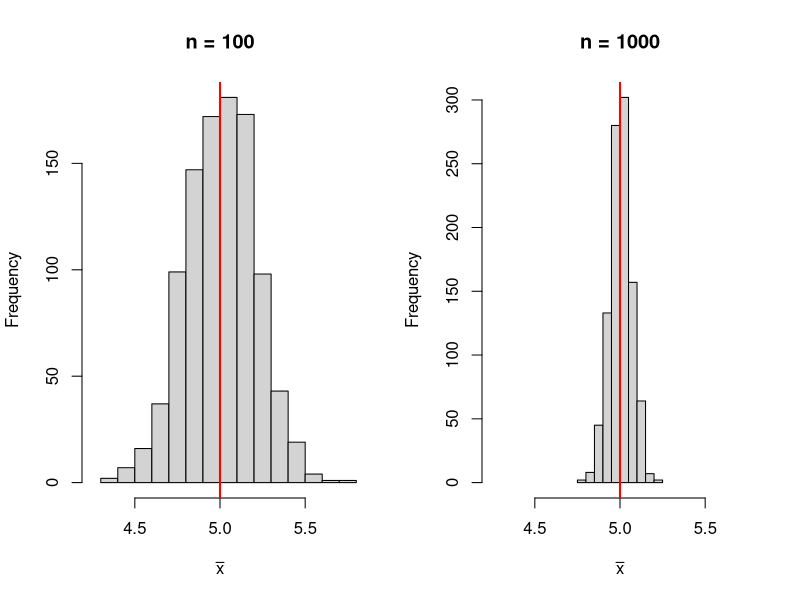
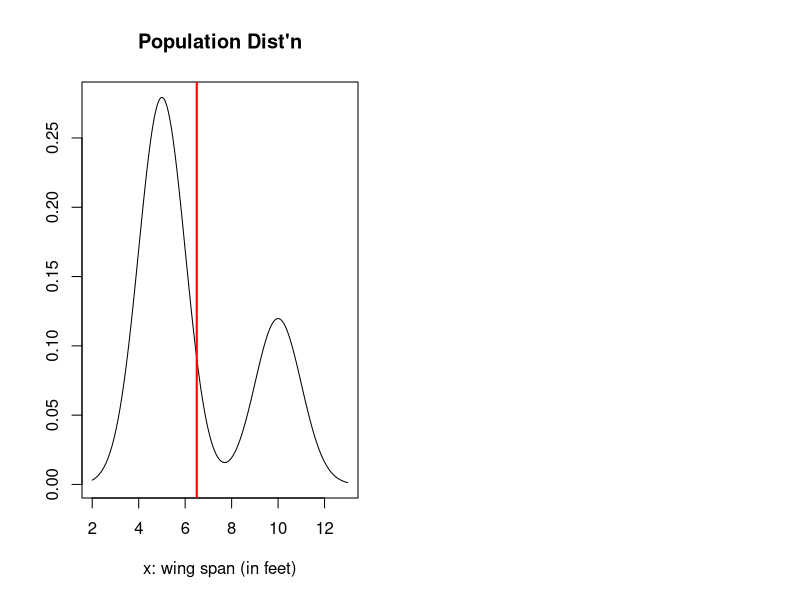
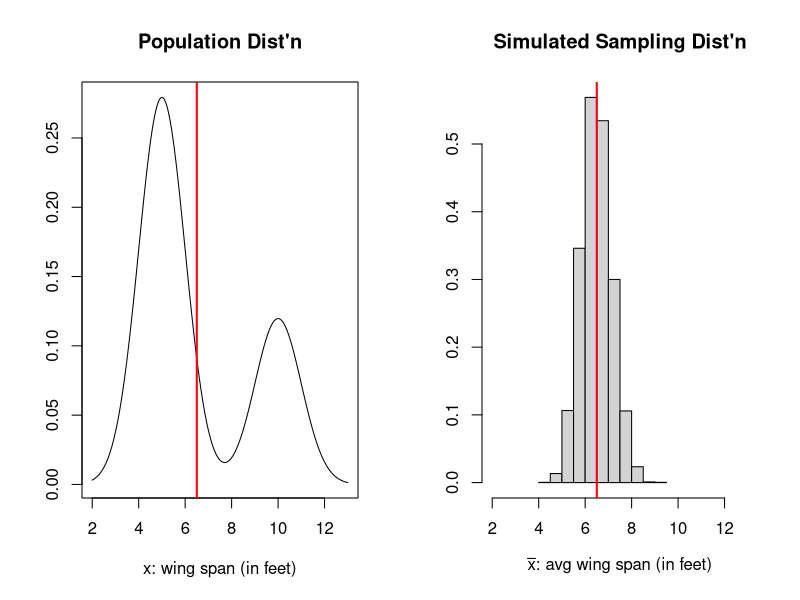
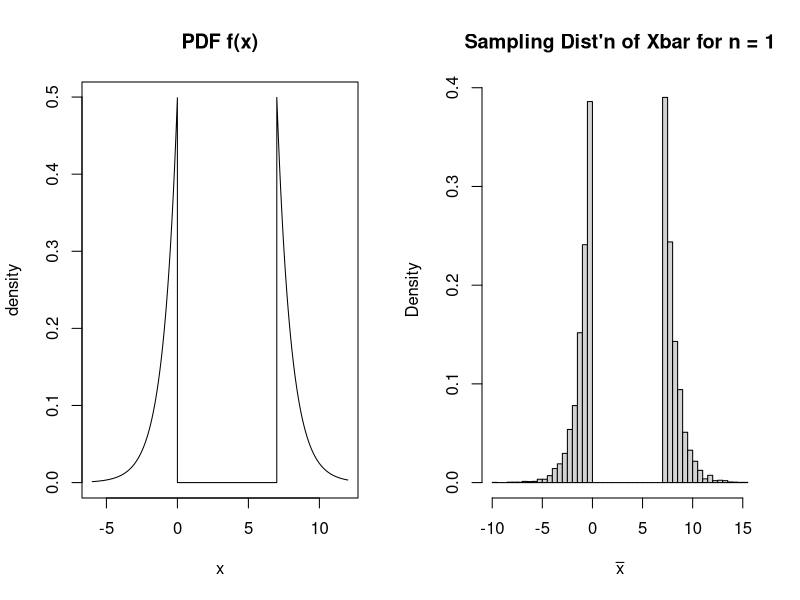
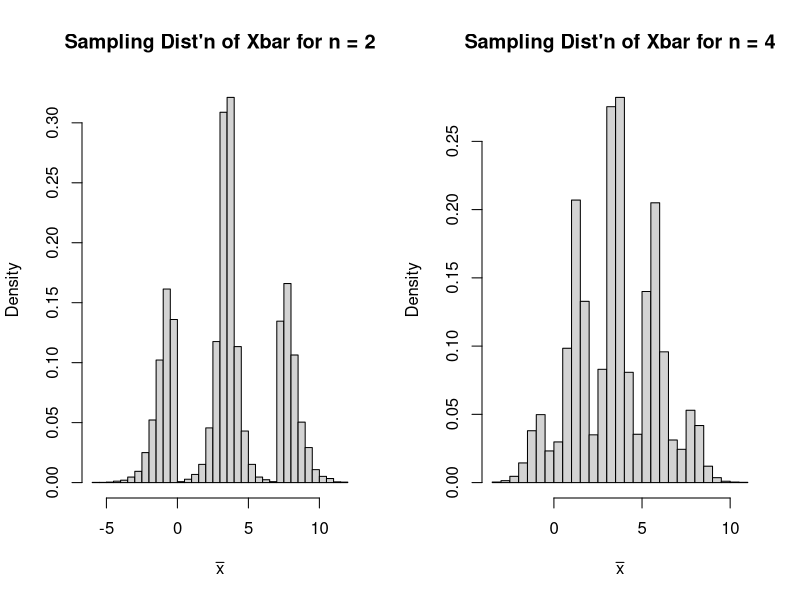
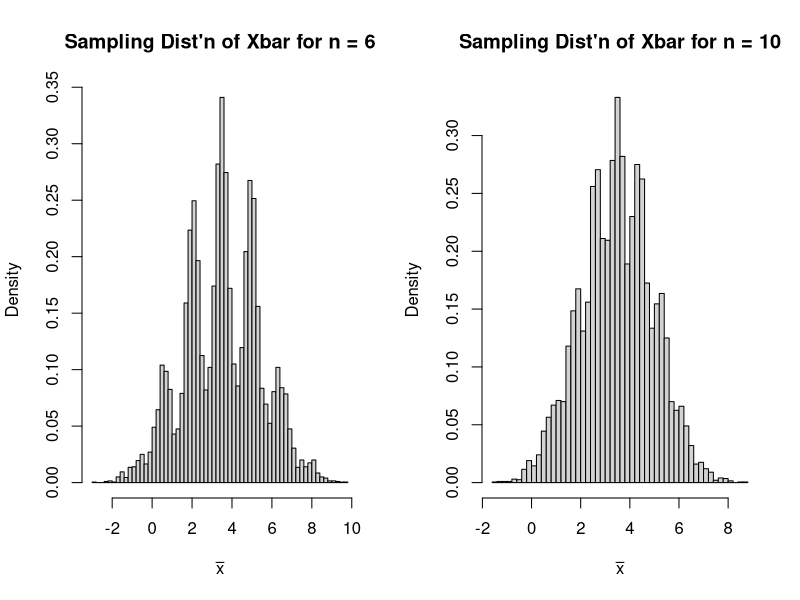
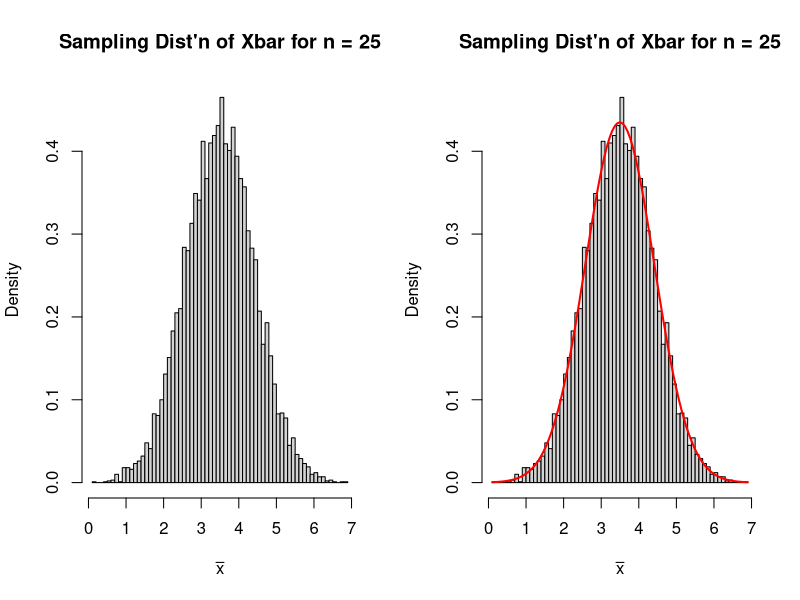

Reproduce these figures in R, in order.
## ---- chunk 1
# Install these packages first
library(dplyr)
library(ggplot2)
library(tidyr)
library(knitr)

# Set seed for random number generator
set.seed(76)
## ---- chunk 2
par(mfrow=c(1,2))
xbar <- rep(0,1000)
for(i in 1:1000)
  xbar[i] <- mean(rnorm(n=100,mean=5,sd=2))
hist(xbar, xlab=expression(bar(x)), main="", xlim=c(4.25, 5.75))
title("n = 100")
abline(v=5,col="red",lwd=2)

xbar <- rep(0,1000)
for(i in 1:1000)
  xbar[i] <- mean(rnorm(n=1000,mean=5,sd=2))
hist(xbar, xlab=expression(bar(x)), main="", xlim=c(4.25, 5.75))
title("n = 1000")
abline(v=5,col="red",lwd=2)
## ---- chunk 3
mu.1 <- 5
mu.2 <- 10
p.1 <- 0.7
p.2 <- 0.3
mu <- mu.1*p.1 + mu.2*p.2
x <- seq(2, 13, by=0.01)
y <- dnorm(x, mean=mu.1)*p.1 + dnorm(x, mean=mu.2)*p.2

# Sampling distribution values
n <- 15
x.bars <-
  replicate(10000,
            mean(rnorm(n, mean=sample(c(mu.1, mu.2), n, replace=TRUE, prob=c(p.1, p.2))))
            )
## ---- chunk 4
par(mfrow=c(1, 2))
# Population Distribution
plot(x, y, type='l', xlab="x: wing span (in feet)", ylab="",
     main="Population Dist'n")
abline(v=mu, col="red", lwd=2)
## ---- chunk 5
par(mfrow=c(1, 2))
# Population Distribution
plot(x, y, type='l', xlab="x: wing span (in feet)", ylab="",
     main="Population Dist'n")
abline(v=mu, col="red", lwd=2)

# Sampling Distribution
hist(x.bars, xlim=range(x),
     xlab=expression(paste(bar(x), ": avg wing span (in feet)")),
     prob=TRUE, ylab="",
     main="Simulated Sampling Dist'n")
abline(v=mu, col="red", lwd=2)
## ---- chunk 6
n.plot.pts <- 10000
domain <- seq(from=-6, to=12, length=n.plot.pts)
pdf.values <- rep(0, length=n.plot.pts)

# PDF
f <- function(x) {
  if (x < 0) {
    y <- exp(x)/2
  }
  if (0 <= x & x < 7) {
    y <- 0
  }
  if (7 <= x) {
    y <- exp(7-x)/2
  }
  return(y)
}

# Inverse CDF
F.inv <- function(y) {
  if (y < 0.5) {
    x <- log(2*y)
  }
  if (y > 0.5) {
    x <- 7 - log(2*(1-y))
  }
  return(x)
}

# Function to simulate RV from f(x)
rgap <- function(n){
  y <- runif(n, min=0, max=1)
  output <- rep(0, n)
  for(i in 1:length(output)) {
    output[i] <- F.inv(y[i])
  }
  return(output)
}

# Plot PDF
for(i in 1:length(domain)) {
  pdf.values[i] <- f(domain[i])
}
plot(domain, pdf.values, type='l', xlab="x", ylab="density", main="PDF f(x)")

# Simulation characteristics.
n.sim <- 10000
n <- c(1, 2, 4, 6, 10, 25)
## ---- chunk 7
j <- 1
x.bar.vector <- rep(0, n.sim)
for(i in 1:n.sim){
  sample <- rgap(n[j])
  x.bar.vector[i] <- mean(sample)
}
title <- paste("Sampling Dist'n of Xbar for n =", n[j])
hist(x.bar.vector, breaks=50, xlab=expression(bar(x)), prob=TRUE, main=title)
## ---- chunk 8
j <- 2
x.bar.vector <- rep(0, n.sim)
for(i in 1:n.sim){
  sample <- rgap(n[j])
  x.bar.vector[i] <- mean(sample)
}
title <- paste("Sampling Dist'n of Xbar for n =", n[j])
hist(x.bar.vector, breaks=50, xlab=expression(bar(x)), prob=TRUE, main=title)
## ---- chunk 9
j <- 3
x.bar.vector <- rep(0, n.sim)
for(i in 1:n.sim){
  sample <- rgap(n[j])
  x.bar.vector[i] <- mean(sample)
}
title <- paste("Sampling Dist'n of Xbar for n =", n[j])
hist(x.bar.vector, breaks=50, xlab=expression(bar(x)), prob=TRUE, main=title)
## ---- chunk 10
j <- 4
x.bar.vector <- rep(0, n.sim)
for(i in 1:n.sim){
  sample <- rgap(n[j])
  x.bar.vector[i] <- mean(sample)
}
title <- paste("Sampling Dist'n of Xbar for n =", n[j])
hist(x.bar.vector, breaks=50, xlab=expression(bar(x)), prob=TRUE, main=title)
## ---- chunk 11
j <- 5
x.bar.vector <- rep(0, n.sim)
for(i in 1:n.sim){
  sample <- rgap(n[j])
  x.bar.vector[i] <- mean(sample)
}
title <- paste("Sampling Dist'n of Xbar for n =", n[j])
hist(x.bar.vector, breaks=50, xlab=expression(bar(x)), prob=TRUE, main=title)
## ---- chunk 12
j <- 6
x.bar.vector <- rep(0, n.sim)
for(i in 1:n.sim){
  sample <- rgap(n[j])
  x.bar.vector[i] <- mean(sample)
}
title <- paste("Sampling Dist'n of Xbar for n =", n[j])
hist(x.bar.vector, breaks=50, xlab=expression(bar(x)), prob=TRUE, main=title)
## ---- chunk 13
hist(x.bar.vector, breaks=50, xlab=expression(bar(x)), prob=TRUE, main=title)
curve(dnorm(x, mean=mean(x.bar.vector), sd=sd(x.bar.vector)), add=TRUE, col="red", lwd=2)
